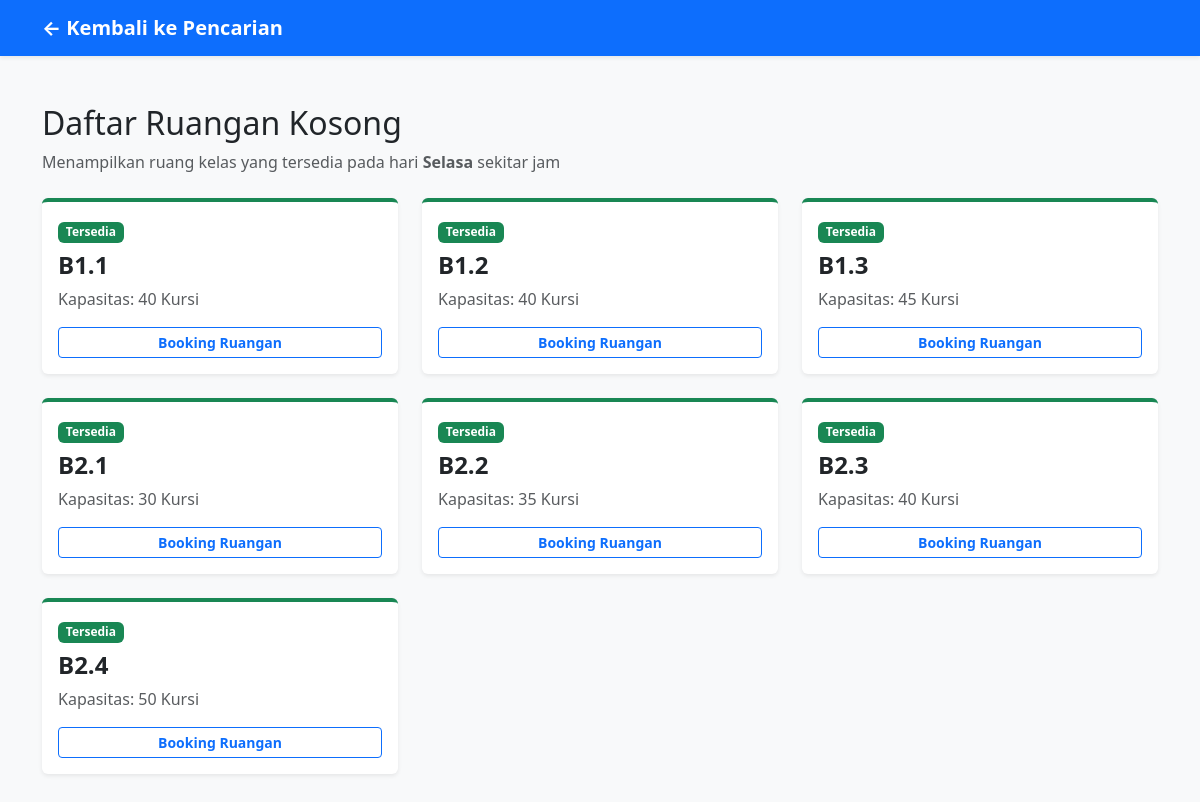
Page /cari.php?hari=Selasa on the committed database.
### tables this page shows
CREATE TABLE `ruangan` (
  `id_ruangan` int NOT NULL,
  `nama_ruang` varchar(10) NOT NULL,
  `kapasitas` int NOT NULL
);

### cari.php (the view, shortened to what this page needs)
<?php
include 'koneksi.php';
$hari_dicari = $_GET['hari'];
$jam_dicari  = $_GET['jam'];
?>
<!DOCTYPE html>
<html lang="id">
<head>
  <link href="https://cdn.jsdelivr.net/npm/bootstrap@5.3.0/dist/css/bootstrap.min.css" rel="stylesheet">
</head>
<body class="bg-light">
  <nav class="navbar navbar-expand-lg navbar-dark bg-primary shadow-sm">
    <div class="container">
      <a class="navbar-brand fw-bold" href="index.php">← Kembali ke Pencarian</a>
    </div>
  </nav>
  <div class="container my-5">
    <div class="mb-4">
      <h2>Daftar Ruangan Kosong</h2>
      <p class="text-muted">Menampilkan ruang kelas yang tersedia pada hari <strong><?php echo $hari_dicari; ?></strong> sekitar jam <strong><?php echo $jam_dicari; ?></strong></p>
    </div>
    <div class="row g-4">
      <?php
      $query = "SELECT * FROM ruangan WHERE id_ruangan NOT IN (
                        SELECT id_ruangan FROM jadwal_reguler
                        WHERE hari = '$hari_dicari'
                        AND '$jam_dicari' BETWEEN jam_mulai AND jam_selesai
                      ) AND id_ruangan NOT IN (
                        SELECT id_ruangan FROM jadwal_pengganti
                        WHERE tanggal = CURDATE() -- mengecek booking di tanggal hari ini
                        AND '$jam_dicari' BETWEEN jam_mulai AND jam_selesai
                      )";
      $result = mysqli_query($koneksi, $query);
      if (mysqli_num_rows($result) > 0) {
        while ($row = mysqli_fetch_assoc($result)) {
      ?>
          <div class="col-md-4">
            <div class="card shadow-sm border-0 border-top border-success border-4 h-100">
              <div class="card-body">
                <span class="badge bg-success mb-2">Tersedia</span>
                <h4 class="fw-bold text-dark mb-2"><?php echo $row['nama_ruang']; ?></h4>
                <p class="text-muted mb-3">Kapasitas: <?php echo $row['kapasitas']; ?> Kursi</p>
                <a href="booking.php?id_ruangan=<?php echo $row['id_ruangan']; ?>" class="btn btn-outline-primary btn-sm w-100 fw-bold">Booking Ruangan</a>
              </div>
            </div>
          </div>
      <?php
        }
      }
      ?>
    </div>
  </div>
</body>
</html>

### rows in the picture
ruangan: nama_ruang "B1.1", kapasitas "40"
ruangan: nama_ruang "B1.2", kapasitas "40"
ruangan: nama_ruang "B1.3", kapasitas "45"
ruangan: nama_ruang "B2.1", kapasitas "30"
ruangan: nama_ruang "B2.2", kapasitas "35"
ruangan: nama_ruang "B2.3", kapasitas "40"
ruangan: nama_ruang "B2.4", kapasitas "50"

### other values in the picture
$hari_dicari "Selasa"
